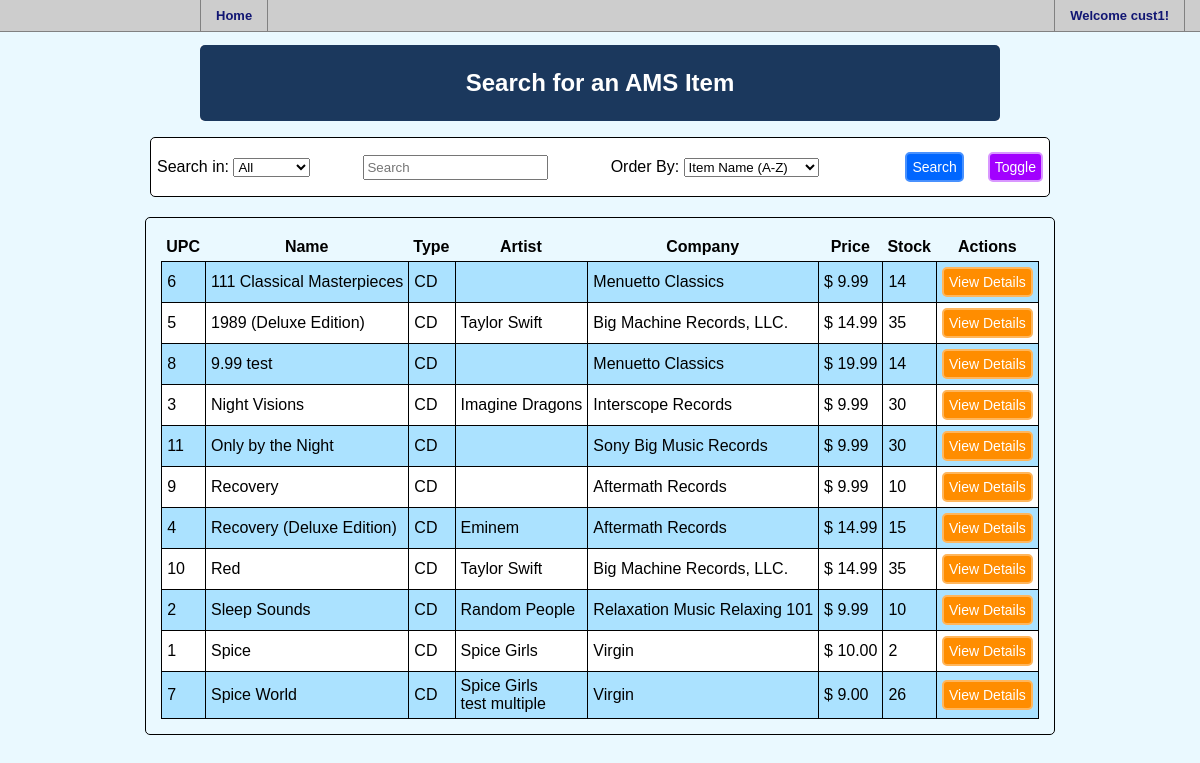
The app's page /search.php (signed in) with its own data.
### tables this page shows
CREATE TABLE leadsinger
	(upc 	CHAR(11) NOT NULL,
    lsname 	VARCHAR(255) NOT NULL,
    PRIMARY KEY (upc, lsname),
    FOREIGN KEY (upc) REFERENCES item (upc));

### search.php (the view, shortened to what this page needs)
<html>
	<head>
		<link href="AMS.css" rel="stylesheet" type="text/css">
	</head>
	<body>
		<?php
		include 'navbar.php';
		?>
		<div id="wrap">
			<h1 align="center">Search for an AMS Item</h1>
		</div>
		<div align=center>
			<?php
				function printSearchbar(){
					if (!isset($_SESSION['searchtoggle'])){
						echo "<form id=\"itemsearch\" name=\"itemsearch\" method=\"post\" action=\"".htmlspecialchars($_SERVER["PHP_SELF"])."\">
							<table class=\"searchbar\">
								<tr>
									<td>Search in:
										<select name=\"searchfield\">
											<option value=\"All\">All</option>
											<option value=\"title\">Title</option>
											<option value=\"lsname\">Artist</option>
											<option value=\"itype\">Type</option>
											<option value=\"category\">Category</option>
											<option value=\"iyear\">Year</option>
										</select>
									</td>
									<td><input type=\"search\" name=\"search\" placeholder=\"Search\"></td>
									<td>Order By:
										<select name=\"searchorder\">
											<option value=\"title ASC\">Item Name (A-Z)</option>
											<option value=\"title DESC\">Item Name (Z-A)</option>
											<option value=\"price ASC\">Price - Low to High</option>
											<option value=\"price DESC\">Price - High to Low</option>
										</select>
									</td>
									<td style=\"text-align:right\"><input type=\"submit\" name=\"submit\" class=\"searchbutton\" value=\"Search\"></td>
									<td style=\"text-align:right\"><input type=\"submit\" name=\"submit\" class=\"togglebutton\" value=\"Toggle\"></td>
								</tr>
							</table>
						</form>";
					}
				}
				function printItemList($searchfield, $searchtext, $searchorder) {
					if ($searchfield == "All"){
						$searchfield='CONCAT (item.upc, title, itype, category, company, iyear)';
					}
					$connection = new mysqli("127.0.0.1", "root", "photon", "AMS");
				    $query = "(SELECT item.upc,title, itype, category, company, iyear,price, stock FROM item LEFT JOIN leadsinger ON item.upc=leadsinger.upc WHERE
						$searchfield LIKE '%$searchtext%')
						UNION (SELECT item.upc,title, itype, category, company, iyear,price, stock FROM item LEFT JOIN leadsinger ON item.upc=leadsinger.upc WHERE lsname LIKE '%$searchtext%') ORDER BY $searchorder";
					$result = $connection->query($query);
					if (!$result->num_rows == 0){
					   	echo "<table cellpadding=5 class=\"itemlist\"><thead><th>UPC</th><th>Name</th><th>Type</th><th>Artist</th><th>Company</th><th>Price</th><th>Stock</th><th colspan=2>Actions</th></thead>";
					    echo "<form id=\"itemaction\" name=\"itemaction\" action=\"";
						echo htmlspecialchars($_SERVER["PHP_SELF"]);
						echo "\" method=\"POST\">";
					    while ($row=$result->fetch_assoc()){
					    	$upc = $row['upc'];
					    	echo "<tr>";
					    	echo "<td>".$row['upc']."</td>";
					    	echo "<td>".$row['title']."</td>";
					    	echo "<td>".$row['itype']."</td>";
					    	echo "<td><p></p>";
					    	$artistresult = $connection->query("SELECT lsname FROM leadsinger WHERE upc='$upc'");
					    	while ($artist=$artistresult->fetch_assoc()){
					    		if (!empty($artist['lsname'])){
					    			echo $artist['lsname']."<br>";
					    		}
					    	}
					    	echo "</td>";
					    	echo "<td>".$row['company']."</td>";
					    	echo "<td>$ ".$row['price']."</td>";
					    	echo "<td>".$row['stock']."</td>";
					    	echo "<td style=\"border-right: 1px black solid;\">
					    			<input type=\"submit\" name=\"submit\" class=\"detailsbutton\" onClick=\"javascript:viewDetails('".$row['upc']."');\" border=0 value=\"View Details\" >";
					    	echo "</tr>";
					    }
					    echo "</form>";
					}
					else {
						echo "<span class=\"error\">* Sorry, no items were found that match your search</span>";
					}
				}
			   	printSearchbar();
			   	if (!isset($_SESSION['searchtoggle'])){
				   	if (!(isset($_SESSION['searchtext']))){
						printItemList('All','', 'title');
					}
					else{
						printItemList($_SESSION['searchfield'],$_SESSION['searchtext'], $_SESSION['searchorder']);
					}
				}
			?>
		</div>
	</body>
</html>

### AMS.css (style rules this page uses)
body, html { margin: 0; padding: 0; }
body { background-color: #EAF9FF; font-family: Arial; }
h1 { font-size: 1.5em; padding: 1em 8px; color: white; background-color: #1B385D; margin: 0; border-radius:5px; }
#wrap { clear: left; width: 800px; padding: 0; margin: 0 auto; background-color: #fff; }
.searchbar { border-spacing: 5px; border: 1px solid; border-radius:5px; margin-bottom: 20px; background-color: white; width:900px; height:60px; }
.itemlist { border-spacing: 0px; border: 1px solid; border-radius:5px; padding:15px; margin-bottom: 20px; }
.itemlist td { border-left: 1px black solid; border-bottom: 1px black solid; }
.itemlist th { border-bottom: 1px black solid; background-color:#EAF9FF; }
.itemlist tr:nth-child(even) { background-color:white; }
.itemlist tr:nth-child(odd) { background-color:#ABE2FF; }
input[type=submit] { background-color:#0066FF; color:#fff; border:2px solid #4891FE; padding:10px; font-size:16px; cursor:pointer; border-radius:5px; }
input[class=detailsbutton] { background-color:#FF8D00; color:#fff; border:2px solid #FFB65C; padding:5px; font-size:14px; cursor:pointer; border-radius:5px; }
input[class=searchbutton] { background-color:#0066FF; color:#fff; border:2px solid #4891FE; padding:5px; font-size:14px; cursor:pointer; border-radius:5px; }
input[class=togglebutton] { background-color:#A200FF; color:#fff; border:2px solid #D997FF; padding:5px; font-size:14px; cursor:pointer; border-radius:5px; }
input[type=search] { -webkit-appearance: textfield; height:25px; }

### records on screen
leadsinger: lsname "Taylor Swift"
leadsinger: lsname "Imagine Dragons"
leadsinger: lsname "Eminem"
leadsinger: lsname "Taylor Swift"
leadsinger: lsname "Random People"
leadsinger: lsname "Spice Girls"
leadsinger: lsname "Spice Girls"
leadsinger: lsname "test multiple"

### other values on screen
$_SESSION["login_user"] "cust1"
$row['upc'] "6"
$row['title'] "111 Classical Masterpieces"
$row['itype'] "CD"
$row['company'] "Menuetto Classics"
$row['price'] "9.99"
$row['stock'] "14"
$row['upc'] "5"
$row['title'] "1989 (Deluxe Edition)"
$row['company'] "Big Machine Records, LLC."
$row['price'] "14.99"
$row['stock'] "35"
$row['upc'] "8"
$row['title'] "9.99 test"
$row['price'] "19.99"
